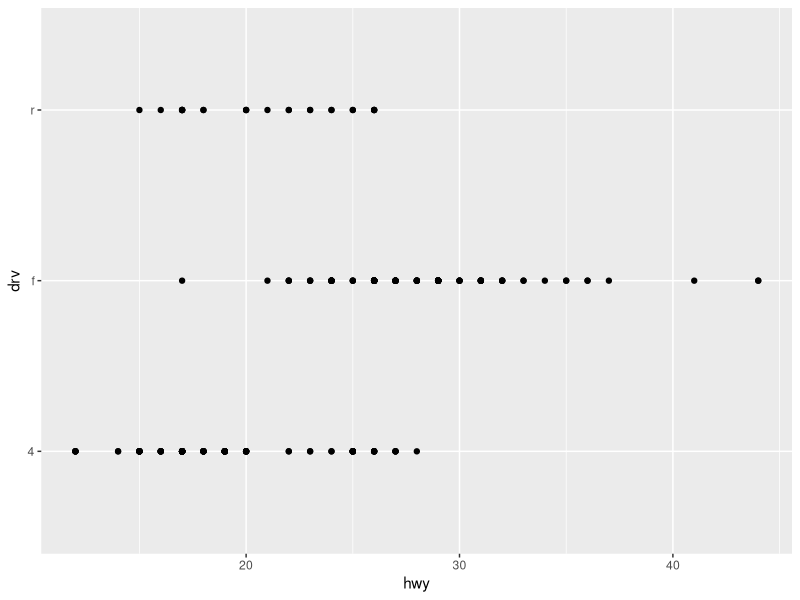

The R script that drew this image:
# 加载ggplot2绘图包
library("ggplot2")
# 设置工作路径
setwd("D:\\softwares\\applied statistics\\rcodelearning\\chap18\\sourcecode")
# 指定数据，和横纵轴变量，以及几何对象
p <- ggplot(mpg, aes(hwy, drv)) +
    geom_point()
# 保存文件
ggsave("../codeimage/code8.pdf")
# 保存工作空间
save.image("R8.RData")
